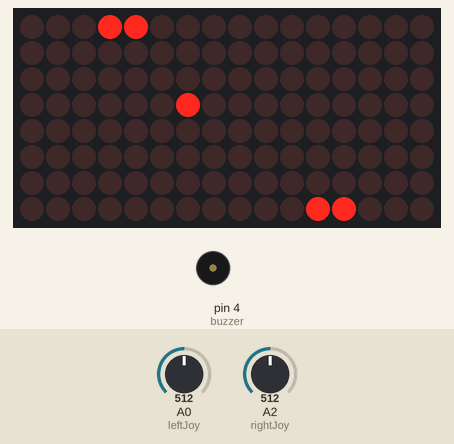
A sketch run on a simulated Arduino Uno, built with avr-gcc and run on an emulated ATmega328P. On the bench: 16×8 LED matrix, buzzer (waves = sounding). Inputs (shaded band) come from the test bench; at power-on: A0 (leftJoy) = 512, A2 (rightJoy) = 512. Random numbers use the default seed unless the sketch sets one.

Above: at 5.16 s.
5.2 s: A0 (leftJoy) set to 591
7.2 s: A0 (leftJoy) set to 613
At 9.0 s:
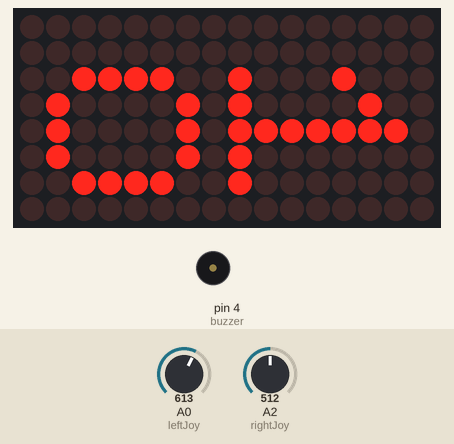
9.1 s: A2 (rightJoy) set to 590
12.1 s: A2 (rightJoy) set to 607
At 13.68 s:
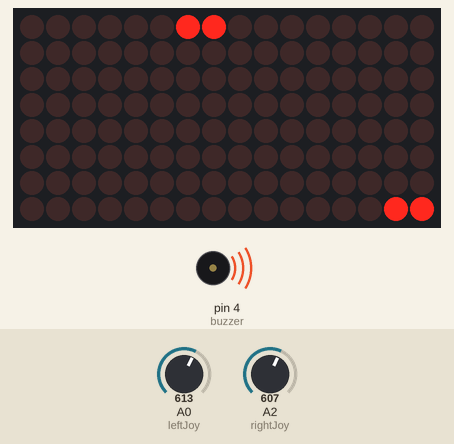
14.0 s: A0 (leftJoy) set to 590
At 15.6 s:
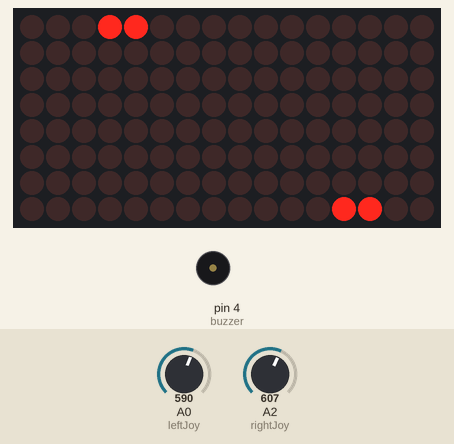
17.0 s: A2 (rightJoy) set to 390
At 18.8 s:
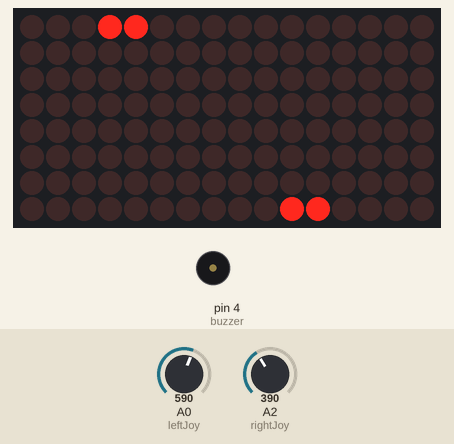
Timing chart, 0 to 22.6 s (numbered marks = the images above; inputs shaded):
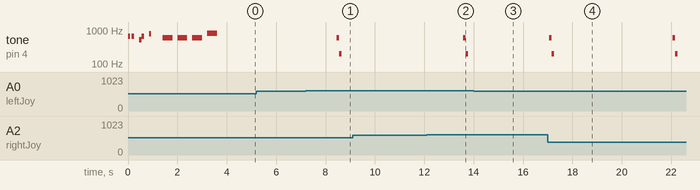

The sketch:

pong_v2.ino
```cpp
#include "LedControl.h"   //include the library ledcontrol from this site : https://github.com/wayoda/LedControl


//CREDITS


/*
  Pong game
  Made by Samelson Nicolas and Yerles Mateo

  https://howtomechatronics.com/tutorials/arduino/8x8-led-matrix-max7219-tutorial-scrolling-text-android-control-via-bluetooth/
  by Dejan Nedelkovski, www.HowToMechatronics.com

  https://labs.bsoares.com/ping-pong-com-matriz-de-leds-8x8-ee13cce39007
  @author Bruno Soares

  https://randomnerdtutorials.com/guide-for-8x8-dot-matrix-max7219-with-arduino-pong-game/
  Play pong on an 8x8 matrix - project from itopen.it

  Take on me
  More songs available at https://github.com/robsoncouto/arduino-songs
  Robson Couto, 2019
*/


//variables :

LedControl lc=LedControl(12,11,10,2);
unsigned long delaytime=500;
const int leftJoy= 0; //joysticks connected to alalog pin
const int rightJoy= 2;
int leftracket = 3;   //starting position of the rackets in the led matrices
int rightracket = 3;
int data = 511;   //stating the middle position of the joysticks
int data2 = 511;
int scoreleft =0; //score for the left side
int scoreright = 0;
int x = 1;
int xball;
int yball;
int angle = 180;
int racketheight=2; // the height of a racket is 2 leds high
int screen=0;
int buzzer = 4; // digital pin of the buzzer

byte smile01[] = {    //happy
    B00111100,
    B01000010,
    B10010101,
    B10100001,
    B10100001,
    B10010101,
    B01000010,
    B00111100
  };
byte smile02[] = {    //neutral
    B00111100,
    B01000010,
    B10010101,
    B10010001,
    B10010001,
    B10010101,
    B01000010,
    B00111100
  };
byte smile03[] = {    //sad
    B00111100,
    B01000010,
    B10100101,
    B10010001,
    B10010001,
    B10100101,
    B01000010,
    B00111100
  };
byte zero[]={      // Used to display a '0' for when displaying the score
  B00000000,
  B00000000,
  B00111100,
  B01000010,
  B01000010,
  B01000010,
  B00111100,
  B00000000
   };
 byte one[]={       // Used to display a '1' for when displaying the score
  B00000000,
  B00000000,
  B10001000,
  B10000100,
  B11111110,
  B10000000,
  B10000000,
  B00000000
 };
 byte two[]={        // Used to display a '2' for when displaying the score
  B00000000,
  B01100010,
  B01010001,
  B01010001,
  B01001001,
  B01000110,
  B00000000,
  B00000000
};
byte three[]={      // Used to display a '3' for when displaying the score
  B00000000,
  B00100110,
  B01000001,
  B01001001,
  B00110110,
  B00000000,
  B00000000,
  B00000000
};
byte four[]={        // Used to diplay a '4' for when displaying the score
  B00000000,
  B00000000,
  B00001111,
  B00001000,
  B00001000,
  B11111111,
  B00000000,
  B00000000
};
byte five[]={        // Used to diplay a '5' for when displaying the score
  B00000000,
  B00100111,
  B00100101,
  B00011001,
  B00000000,
  B00000000,
  B00000000,
  B00000000
};

// all the notes for the music "take on me"

#define NOTE_B0  31
#define NOTE_C1  33
#define NOTE_CS1 35
#define NOTE_D1  37
#define NOTE_DS1 39
#define NOTE_E1  41
#define NOTE_F1  44
#define NOTE_FS1 46
#define NOTE_G1  49
#define NOTE_GS1 52
#define NOTE_A1  55
#define NOTE_AS1 58
#define NOTE_B1  62
#define NOTE_C2  65
#define NOTE_CS2 69
#define NOTE_D2  73
#define NOTE_DS2 78
#define NOTE_E2  82
#define NOTE_F2  87
#define NOTE_FS2 93
#define NOTE_G2  98
#define NOTE_GS2 104
#define NOTE_A2  110
#define NOTE_AS2 117
#define NOTE_B2  123
#define NOTE_C3  131
#define NOTE_CS3 139
#define NOTE_D3  147
#define NOTE_DS3 156
#define NOTE_E3  165
#define NOTE_F3  175
#define NOTE_FS3 185
#define NOTE_G3  196
#define NOTE_GS3 208
#define NOTE_A3  220
#define NOTE_AS3 233
#define NOTE_B3  247
#define NOTE_C4  262
#define NOTE_CS4 277
#define NOTE_D4  294
#define NOTE_DS4 311
#define NOTE_E4  330
#define NOTE_F4  349
#define NOTE_FS4 370
#define NOTE_G4  392
#define NOTE_GS4 415
#define NOTE_A4  440
#define NOTE_AS4 466
#define NOTE_B4  494
#define NOTE_C5  523
#define NOTE_CS5 554
#define NOTE_D5  587
#define NOTE_DS5 622
#define NOTE_E5  659
#define NOTE_F5  698
#define NOTE_FS5 740
#define NOTE_G5  784
#define NOTE_GS5 831
#define NOTE_A5  880
#define NOTE_AS5 932
#define NOTE_B5  988
#define NOTE_C6  1047
#define NOTE_CS6 1109
#define NOTE_D6  1175
#define NOTE_DS6 1245
#define NOTE_E6  1319
#define NOTE_F6  1397
#define NOTE_FS6 1480
#define NOTE_G6  1568
#define NOTE_GS6 1661
#define NOTE_A6  1760
#define NOTE_AS6 1865
#define NOTE_B6  1976
#define NOTE_C7  2093
#define NOTE_CS7 2217
#define NOTE_D7  2349
#define NOTE_DS7 2489
#define NOTE_E7  2637
#define NOTE_F7  2794
#define NOTE_FS7 2960
#define NOTE_G7  3136
#define NOTE_GS7 3322
#define NOTE_A7  3520
#define NOTE_AS7 3729
#define NOTE_B7  3951
#define NOTE_C8  4186
#define NOTE_CS8 4435
#define NOTE_D8  4699
#define NOTE_DS8 4978
#define REST      0


// change this to make the song slower or faster
int tempo = 140;

// notes of the moledy followed by the duration.
// a 4 means a quarter note, 8 an eighteenth , 16 sixteenth, so on
// !!negative numbers are used to represent dotted notes,
// so -4 means a dotted quarter note, that is, a quarter plus an eighteenth!!
int melody[] = {

  // Take on me, by A-ha
  // Score available at https://musescore.com/user/190926/scores/181370
  // Arranged by Edward Truong

  NOTE_FS5,8, NOTE_FS5,8,NOTE_D5,8, NOTE_B4,8, REST,8, NOTE_B4,8, REST,8, NOTE_E5,8,
  REST,8, NOTE_E5,8, REST,8, NOTE_E5,8, NOTE_GS5,8, NOTE_GS5,8, NOTE_A5,8, NOTE_B5,8,
  NOTE_A5,8, NOTE_A5,8, NOTE_A5,8, NOTE_E5,8, REST,8, NOTE_D5,8, REST,8, NOTE_FS5,8,
  REST,8, NOTE_FS5,8, REST,8, NOTE_FS5,8, NOTE_E5,8, NOTE_E5,8, NOTE_FS5,8, NOTE_E5,8,
  NOTE_FS5,8, NOTE_FS5,8,NOTE_D5,8, NOTE_B4,8, REST,8, NOTE_B4,8, REST,8, NOTE_E5,8,

  REST,8, NOTE_E5,8, REST,8, NOTE_E5,8, NOTE_GS5,8, NOTE_GS5,8, NOTE_A5,8, NOTE_B5,8,
  NOTE_A5,8, NOTE_A5,8, NOTE_A5,8, NOTE_E5,8, REST,8, NOTE_D5,8, REST,8, NOTE_FS5,8,
  REST,8, NOTE_FS5,8, REST,8, NOTE_FS5,8, NOTE_E5,8, NOTE_E5,8, NOTE_FS5,8, NOTE_E5,8,
  NOTE_FS5,8, NOTE_FS5,8,NOTE_D5,8, NOTE_B4,8, REST,8, NOTE_B4,8, REST,8, NOTE_E5,8,
  REST,8, NOTE_E5,8, REST,8, NOTE_E5,8, NOTE_GS5,8, NOTE_GS5,8, NOTE_A5,8, NOTE_B5,8,

  NOTE_A5,8, NOTE_A5,8, NOTE_A5,8, NOTE_E5,8, REST,8, NOTE_D5,8, REST,8, NOTE_FS5,8,
  REST,8, NOTE_FS5,8, REST,8, NOTE_FS5,8, NOTE_E5,8, NOTE_E5,8, NOTE_FS5,8, NOTE_E5,8,

};

// sizeof gives the number of bytes, each int value is composed of two bytes (16 bits)
// there are two values per note (pitch and duration), so for each note there are four bytes
int notes = sizeof(melody) / sizeof(melody[0]) / 2;

// this calculates the duration of a whole note in ms
int wholenote = (60000 * 4) / tempo;

int divider = 0, noteDuration = 0;


//FUNCTIONS :
//
//
//


void setSprite(byte *sprite){     //used to display all the rows correctly when calling score

    for(int r = 0; r < 16; r++){
        lc.setRow(screen, r, sprite[r]);
    }
}
void marioStart(){  //mario song at the beginning of a match
  tone(buzzer,660,100);
  delay(150);
  tone(buzzer,660,100);
  delay(300);
  tone(buzzer,510,100);
  delay(100);
  tone(buzzer,660,100);
  delay(300);
  tone(buzzer,770,100);
  delay(550);
  noTone(buzzer);
}
void start(){   //setting the led matrices and making a timer 3,2,1,0
  marioStart();
  lc.clearDisplay(0);
  lc.clearDisplay(1);
  setSprite(three);
  tone(buzzer,600,400);
  delay(600);
  screen = 1;
  setSprite(two);
  tone(buzzer,600,400);
  lc.clearDisplay(0);
  delay(600);
  lc.clearDisplay(1);
  screen = 0;
  setSprite(one);
  tone(buzzer,600,400);
  delay(600);
  screen = 1;
  setSprite(zero);
  tone(buzzer,800,400);
  lc.clearDisplay(0);
  delay(600);
  lc.clearDisplay(1);

}

void ballPosition(){      //moving the ball in x,y
  if (xball<=7){
    lc.setLed(0,xball,yball,true);
  delay(125);
  lc.setLed(0,xball,yball,false);
  }
  else if (xball>7){
    lc.setLed(1,xball-8,yball,true);
  delay(125);
  lc.setLed(1,xball-8,yball,false);
  }


}
void ballStarting(){    //random placement of the ball (4 dots at the center of the matrix)
  yball = rand() % 2+3;
  xball = rand() % 2+7;
  if (xball<=7){
    lc.setLed(0,xball,yball,true);
    delay(125);

  }
  else {
    lc.setLed(1,xball-8,yball,true);
    delay(125);

  }
  lc.setLed(1,xball-8,yball,false);
  lc.setLed(0,xball,yball,false);


}
void calcAngleIncrement(){    //it checks the angle of the ball and in function of it it orders to move the ball

  if (angle==0 || angle == 360|| angle==-360){
     xball+=1;
  }
  else if (angle == 45|| angle==-315)  {
     xball += 1;
     yball += 1;
  }
  else if (angle == 135|| angle==-225)  {
     xball -= 1;
     yball += 1;
  }
  else if (angle == 180|| angle==-180)  {
     xball -= 1;
  }
  else if (angle == 225|| angle==-135)  {
     xball -= 1;
     yball -= 1;
  }
  else if (angle == 315|| angle==-45)  {
     xball += 1;
     yball -= 1;
  }
  else if (angle == 90|| angle ==-270)  {
     yball += 1;
  }
  else if (angle == 270|| angle == -90)  {
     yball -= 1;
  }
}
void wallCollisons(){     // for vertical walls it will simply bounce but for horizontal walls, if it doesn't touch a racket it will add a point at the score of the opposite side

  if(yball==0||yball==7){   //vertical walls
    angle = -1*angle;
  }
  else if(xball<0||xball>15){    //horizontal walls
    tone(buzzer,600,150);
    delay(100);
    tone(buzzer,200,300);
    delay(100);
    noTone(buzzer);
    leftracket = 3;
    rightracket = 3;


    if (yball<=0||yball>=15){
      angle = 180;
    }
    if (xball<0){     //rightside wins
      angle = 0;
      scoreright++;
      screen =1;
      switch (scoreright){
        case 0:
          setSprite(zero);
          break;
        case 1:
          setSprite(one);
          break;
        case 2:
          setSprite(two);
          break;
        case 3:
          setSprite(three);
          break;
        case 4:
          setSprite(four);
          break;
        case 5:
          setSprite(five);
          break;
      }
      //delay(2);
      screen = 0;
      switch (scoreleft){
        case 0:
          setSprite(zero);
          break;
        case 1:
          setSprite(one);
          break;
        case 2:
          setSprite(two);
          break;
        case 3:
          setSprite(three);
          break;
        case 4:
          setSprite(four);
          break;
        case 5:
          setSprite(five);
          break;
      }
      delay(1000);
      lc.clearDisplay(0);
      lc.clearDisplay(1);
      ballStarting();
      Rackleft();
      Rackright();
    }
    else if (xball>15){      //leftside wins
      angle = 180;
      scoreleft++;
      screen = 0;
      switch (scoreleft){
        case 0:
          setSprite(zero);
          break;
        case 1:
          setSprite(one);
          break;
        case 2:
          setSprite(two);
          break;
        case 3:
          setSprite(three);
          break;
        case 4:
          setSprite(four);
          break;
        case 5:
          setSprite(five);
          break;
      }
      screen =1;
      switch (scoreright){
        case 0:
          setSprite(zero);
          break;
        case 1:
          setSprite(one);
          break;
        case 2:
          setSprite(two);
          break;
        case 3:
          setSprite(three);
          break;
        case 4:
          setSprite(four);
          break;
        case 5:
          setSprite(five);
          break;
      }
      delay(1000);
      lc.clearDisplay(0);
      lc.clearDisplay(1);
      ballStarting();
      Rackleft();
      Rackright();
    }
    if (scoreleft ==5 || scoreright ==5){   //it means a win
      delay(300);
      lc.clearDisplay(0);
      lc.clearDisplay(1);
      if (scoreleft == 5){
        screen = 0;
        setSprite(smile01);
        screen = 1;
        setSprite(smile03);
      }
      else if(scoreright==5){
        screen = 1;
        setSprite(smile01);
        screen = 0;
        setSprite(smile03);
      }
      takeOnMe();
      delay(2000);
      lc.clearDisplay(0);
      lc.clearDisplay(1);
      setup();
      scoreleft =0;
      scoreright = 0;
    }
    delay(1000);
  }
  if (-360>=angle){     //used to keep the angle between 360 and -360
      angle = 360+angle;
    }
  else if(angle>=360){
    angle = angle-360;
  }

}
void takeOnMe(){    //funciton for the music
 // iterate over the notes of the melody.
  // Remember, the array is twice the number of notes (notes + durations)
  for (int thisNote = 0; thisNote < notes * 2; thisNote = thisNote + 2) {

    // calculates the duration of each note
    divider = melody[thisNote + 1];
    if (divider > 0) {
      // regular note, just proceed
      noteDuration = (wholenote) / divider;
    } else if (divider < 0) {
      // dotted notes are represented with negative durations!!
      noteDuration = (wholenote) / abs(divider);
      noteDuration *= 1.5; // increases the duration in half for dotted notes
    }

    // we only play the note for 90% of the duration, leaving 10% as a pause
    tone(buzzer, melody[thisNote], noteDuration * 0.9);

    // Wait for the specief duration before playing the next note.
    delay(noteDuration);

    // stop the waveform generation before the next note.
    noTone(buzzer);
  }
}

void Rackleft(){    //moving the left racket with a joystick
  data = analogRead(leftJoy);
  if (data>=600){     //analogRead is between 0 and 1023 stg like that, and 511 is the middle
    if(7>leftracket+1){
      lc.setLed(0,0,leftracket++,false);// turning off the previous led and then turning on the led further
      for (int i =0; i<racketheight;i++){
        lc.setLed(0,0,leftracket+i,true);

        }

    }

  }
  else if (data<= 400){   // doing the same but when moving the joystick the other way
    if(0<leftracket){
      lc.setLed(0,0,1+leftracket--,false);

      for (int i =0; i<racketheight;i++){

        lc.setLed(0,0,leftracket+i,true);


        }

      }

  }
  else{     //when we still haven't touche the joystick, it will be position at "leftracket pos"
    for (int i =0; i<racketheight;i++){
      lc.setLed(0,0,leftracket+i,true);
    }

  }


}
void Rackright(){     //same but for the right racket
  data2 = analogRead(rightJoy);
  if (data2>=600){
    if(7>rightracket+1){
      lc.setLed(1,7,rightracket++,false);
      for (int i =0; i<racketheight;i++){
        lc.setLed(1,7,rightracket+i,true);

        }
        delay(2);
    }

  }
  else if (data2<= 400){
    if(0<rightracket){
      lc.setLed(1,7,1+rightracket--,false);

      for (int i =0; i<racketheight;i++){

        lc.setLed(1,7,rightracket+i,true);


        }
        delay(2);
      }

  }
  else{
    for (int i =0; i<racketheight;i++){
      lc.setLed(1,7,rightracket+i,true);
    }
    delay(2);
  }


}
void racketCollisions(){    // collisions of the rackets with the ball, the ball will have different directions depending of the position of the racket
  if (xball ==1){   //collision for leftracket
    if (yball == leftracket+2 && angle == 225 || yball == leftracket+2 && angle == -135 ){    //top left corner
      angle = 45;
    }
    else if (yball == leftracket+1 ){   //collisions for top left
      if ( angle == 225 || angle == -135){
        angle = 0;
      }
      else{
        angle = 45;
      }
    }
    else if(yball == leftracket ){    //bottom
      if(angle==135||angle==-225){
        angle = 0;
      }
      else{
        angle=-45;
      }
    }
    else if (yball == leftracket-1 && angle == 135 || yball == leftracket-1 && angle == -225){ //bottom corner
      angle = -45;
    }
  }
  else if (xball==14){   //collsion for rightracket
    if (yball == rightracket+2 && angle == 315 || yball == rightracket+2 && angle == -45 ){    //top left corner
      angle = 135;
    }
    else if (yball == rightracket+1 ){   //top right
      if ( angle == 315 || angle == -45){
        angle = 180;
      }
      else{
        angle = 135;
      }
    }
    else if(yball == rightracket ){   //bottom right
      if(angle==45||angle==-315){
        angle = 180;
      }
      else{
        angle=-135;
      }
    }
    else if (yball == rightracket-1 && angle == 45 || yball == rightracket-1 && angle == -315){
      angle = 225;    //bottom corner
    }
  }


}


void setup() {  // setting up
  lc.shutdown(0,false);
  lc.shutdown(1,false);
  /* Set the brightness to a medium values */
  lc.setIntensity(0,4);
  lc.setIntensity(1,4);

  start();
  ballStarting();
}

void loop() {   //loop
  racketCollisions();
  wallCollisons();
  ballPosition();
  calcAngleIncrement();
  Rackleft();
  Rackright();
}
```

Measured:
- the behaviour switches between 599 and 600 on A0 (leftJoy) (found by bisection; images 0 and 1)
- the behaviour switches between 599 and 600 on A2 (rightJoy) (found by bisection; images 1 and 2)
- after the input at 7.2 s, tone on pin 4 (buzzer): silent → 600 Hz after 1.2 s, → 200 Hz 0.10 s later, → silent 0.10 s later
- what the display in image 3 shows lasts 1.0 s, from 14.9 s to 15.9 s
